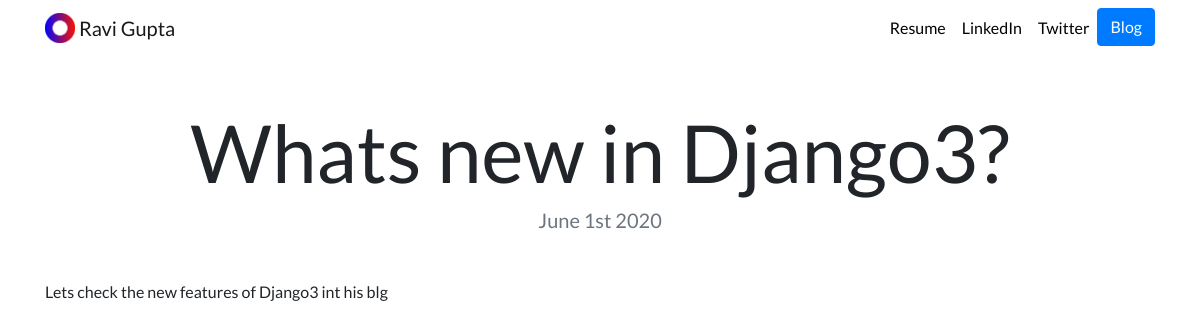
The app's page /blog/2/ with its own data.
### blog/models.py (models this page shows, shortened)
class Blog(models.Model):
    title = models.CharField(max_length=200)
    description = models.TextField()
    date = models.DateField()

### blog/views.py (the view)
# urls.py: path('<int:blog_id>/', views.detail, name="detail"),
def detail(request, blog_id):
    blog = get_object_or_404(Blog, pk=blog_id)
    return render(request, 'blog/detail.html', {'blog': blog})

### blog/templates/blog/detail.html
{% extends "portfolio/base.html" %}
{% load static %}
{% block content %}
<h1 class="text-center mt-5" id="blogdetailtitle">{{ blog.title }}</h1>
<h5 class="text-center text-muted mb-5">{{ blog.date|date:'F jS Y' }}</h5>
{{ blog.description|safe }}
{% endblock %}

### portfolio/static/portfolio/custom.css (style rules this page uses)
body { font-family: 'Lato', sans-serif; }
@media (min-width: 992px) { #blogdetailtitle { font-size: 5rem; } }

### records on screen
Blog: title "Whats new in Django3?", date "June 1st 2020", description "Lets check the new features of Django3 int his blg"
